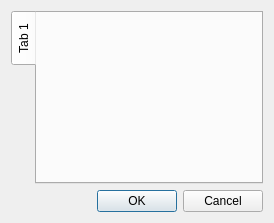
<ui version="4.0" >
 <class>pluginConfigDialog</class>
 <widget class="QDialog" name="pluginConfigDialog" >
  <property name="geometry" >
   <rect>
    <x>0</x>
    <y>0</y>
    <width>274</width>
    <height>223</height>
   </rect>
  </property>
  <property name="windowTitle" >
   <string>Plugin dialog</string>
  </property>
  <property name="windowIcon" >
   <iconset resource="icons.qrc" >
    <normaloff>:/icons/papywizard.png</normaloff>:/icons/papywizard.png</iconset>
  </property>
  <property name="modal" >
   <bool>true</bool>
  </property>
  <layout class="QVBoxLayout" name="verticalLayout" >
   <item>
    <widget class="QTabWidget" name="tabWidget" >
     <property name="tabPosition" >
      <enum>QTabWidget::West</enum>
     </property>
     <property name="currentIndex" >
      <number>0</number>
     </property>
     <widget class="QWidget" name="tab" >
      <attribute name="title" >
       <string>Tab 1</string>
      </attribute>
      <layout class="QVBoxLayout" name="verticalLayout_2" />
     </widget>
    </widget>
   </item>
   <item>
    <widget class="QDialogButtonBox" name="buttonBox" >
     <property name="orientation" >
      <enum>Qt::Horizontal</enum>
     </property>
     <property name="standardButtons" >
      <set>QDialogButtonBox::Cancel|QDialogButtonBox::Ok</set>
     </property>
     <property name="centerButtons" >
      <bool>false</bool>
     </property>
    </widget>
   </item>
  </layout>
 </widget>
 <resources>
  <include location="icons.qrc" />
 </resources>
 <connections>
  <connection>
   <sender>buttonBox</sender>
   <signal>accepted()</signal>
   <receiver>pluginConfigDialog</receiver>
   <slot>accept()</slot>
   <hints>
    <hint type="sourcelabel" >
     <x>257</x>
     <y>209</y>
    </hint>
    <hint type="destinationlabel" >
     <x>157</x>
     <y>274</y>
    </hint>
   </hints>
  </connection>
  <connection>
   <sender>buttonBox</sender>
   <signal>rejected()</signal>
   <receiver>pluginConfigDialog</receiver>
   <slot>reject()</slot>
   <hints>
    <hint type="sourcelabel" >
     <x>264</x>
     <y>209</y>
    </hint>
    <hint type="destinationlabel" >
     <x>286</x>
     <y>274</y>
    </hint>
   </hints>
  </connection>
 </connections>
</ui>
